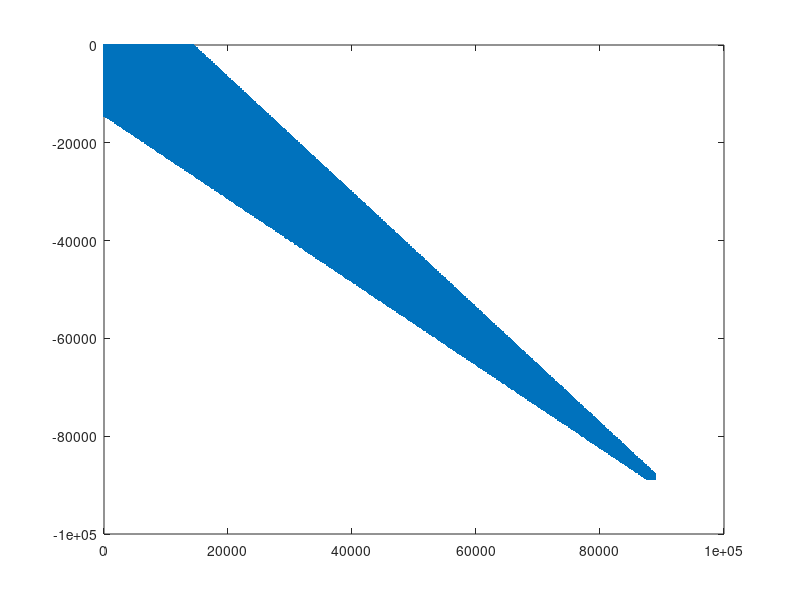

Recreate this plot in MATLAB.
% Now with fewer for loops!

% Creates SmartScans that can be read and imported by LabVIEW. Save three
% output files in desired scan folder.

% A plot will also be created to help visualize generated SmartScan.

% See inputs below.

% Written by Kelsey Bates.

numSteps = [371 1 741 1 1 1];
initial = [0 -90 0 0 0 0];
stepSize = [240 1 -120 1 1 1];

inhom = 1;            % Purely inhomogeneous mask
iso = 1;              % Isosceles mask (requires inhom)
hom = 0;              % Purely homogeneous mask
homOpt = 3;           % Options for homogeneous scan
                      %   1: Basic, slope of 1, but has odd behavior for unequal axes
                      %   2: Custom slope and rectangle of data along ax2
                      %   3: Triangle defined by end points
plus = 0;             % Plus (+) mask

cutoffIndex = 60;     % Inhomogeneous width (defined by ax1) (for inhom)
endIndex = 5;         % Inhomogeneous width at end of scan (for isosceles)

homWidth = 3;         % Width of rectangle along ax2 (for homOpt = 2)
homSlope = 2;         % Slope of homogeneous window (2 for 2Q) (for homOpt = 2)

plusWidth = 5;        % Width of arm of plus mask (for plus)

ax1 = 1;              % First SmartScan axis (typically 1)
ax2 = 3;              % Second SmartScan axis (typically 3)
axSw = 1;             % First axis to scan over (for continuous scanning, typically 1)

final = initial + (numSteps-1) .* stepSize;

%% Create tau, t

% Creates vectors of the coordinates and positions for tau and t.
vecC1 = 1:numSteps(ax1);
vecC2 = 1:numSteps(ax2);
vec1 = initial(ax1):stepSize(ax1):final(ax1);
vec2 = initial(ax2):stepSize(ax2):final(ax2);
 
% Creates matrices of the coordinates and positions for tau and t.
stageCoordinates = zeros(prod(numSteps([ax1 ax2])),2);
stagePositions = zeros(prod(numSteps([ax1 ax2])),2);
if axSw == ax2
    stageCoordinates(:,1) = repelem(vecC1,numSteps(ax2))';
    stageCoordinates(:,2) = repmat(vecC2',numSteps(ax1),1);
    stagePositions(:,1) = repelem(vec1,numSteps(ax2))';
    stagePositions(:,2) = repmat(vec2',numSteps(ax1),1);
else
    stageCoordinates(:,1) = repmat(vecC1',numSteps(ax2),1);
    stageCoordinates(:,2) = repelem(vecC2,numSteps(ax1))';
    stagePositions(:,1) = repmat(vec1',numSteps(ax2),1);
    stagePositions(:,2) = repelem(vec2,numSteps(ax1))';
end

% Removes points not in an inhomogeneous scan.
if inhom
    if iso == 1
        m = abs(stepSize(ax1)) * cutoffIndex;
        n = abs(stepSize(ax1)) * endIndex;
        d = abs(final(ax2));
        inRange = (...
            ((sign(stepSize(ax2)) * stagePositions(:,2) - m) / (d - m) ...
            > (sign(stepSize(ax1)) * stagePositions(:,1)) / (d - n)) ...
            | ...
            ((sign(stepSize(ax2)) * stagePositions(:,2)) / (d - n) ...
            < (sign(stepSize(ax1)) * stagePositions(:,1) - m) / (d - m)));
    else
        inRange = abs(stagePositions(:,1) - sign(sign(stepSize(1) * stepSize(ax2))) * stagePositions(:,2)) ...
            > abs(stepSize(ax1) * cutoffIndex);
    end
    stageCoordinates(inRange,:) = [];
    stagePositions(inRange,:) = [];
end

% Removes points not in a homogeneous scan.
if hom
    if homOpt == 1
        inRange = abs(stagePositions(:,1)) + abs(stagePositions(:,2)) ...
            > max(abs(final(ax1)),abs(final(ax2)));
    elseif homOpt == 2
        inRange = ((abs(stagePositions(:,1)) + abs(stagePositions(:,2))/homSlope) ...
            > max(abs(stagePositions(:,1)))) ...
            & (abs(stagePositions(:,1)) > abs(stepSize(ax1)) * homWidth);
    elseif homOpt == 3
        inRange = abs(stagePositions(:,1)) / max(abs(final(ax1))) ...
            + abs(stagePositions(:,2)) / max(abs(final(ax2))) ...
            > 1;
    end
    stageCoordinates(inRange,:) = [];
    stagePositions(inRange,:) = [];
end

% Removes points not in a plus scan.
if plus
    inRange = (...
            (abs(stagePositions(:,1)) >= stepSize(ax1) * plusWidth) ...
            & ...
            (abs(stagePositions(:,2)) >= stepSize(ax1) * plusWidth));
    stageCoordinates(inRange,:) = [];
    stagePositions(inRange,:) = [];
end

%% Other parameters

axOth = 1:3;
axOth([ax1 ax2]) = [];

stagePosLen = length(stagePositions);
coordinates = ones(stagePosLen * prod(numSteps([axOth 4:6])),7);
positions = zeros(stagePosLen * prod(numSteps([axOth 4:6])),7);

% Turns the coordinate and position matrices for the stages into the final desired matrices.
% Adds the T coordinates and positions.
if axSw == axOth
    coordinates(:,[ax1 ax2]) = repmat(repelem(stageCoordinates, ...
        numSteps(axOth),1), ...
        prod(numSteps(4:6)),1);
    positions(:,[ax1 ax2]) = repmat(repelem(stagePositions, ...
        numSteps(axOth),1), ...
        prod(numSteps(4:6)),1);
    
    coordinates(:,axOth) = repmat((1:numSteps(axOth))', ...
        stagePosLen * prod(numSteps(4:end)),1);
    positions(:,axOth) = repmat((initial(axOth):stepSize(axOth):final(axOth))', ...
        stagePosLen * prod(numSteps(4:end)),1);
else
    coordinates(:,[ax1 ax2]) = repmat(stageCoordinates,prod(numSteps([axOth 4:6])),1);
    positions(:,[ax1 ax2]) = repmat(stagePositions,prod(numSteps([axOth 4:6])),1);
    
    coordinates(:,axOth) = repmat(repelem(1:numSteps(axOth), ...
        stagePosLen)', ...
        prod(numSteps(4:end)),1);
    positions(:,axOth) = repmat(repelem(initial(axOth):stepSize(axOth):final(axOth), ...
        stagePosLen)', ...
        prod(numSteps(4:end)),1);
end

% Adds the aux coordinates and positions.
for i = 4:6
    coordinates(:,i) = repmat(repelem(1:numSteps(i), ...
        stagePosLen * prod(numSteps([axOth 4:i-1])))', ...
        prod(numSteps(i+1:end)),1);
    positions(:,i) = repmat(repelem(initial(i):stepSize(i):final(i), ...
        stagePosLen * prod(numSteps([axOth 4:i-1])))', ...
        prod(numSteps(i+1:end)),1);
end

coordinates(:,5:7) = coordinates(:,4:6);
positions(:,5:7) = positions(:,4:6);

% Finds the total number of points to scan.
numPoints = length(positions);

%% Save files

mask_file = 'MD_SmartScan_Mask.txt';
position_file = 'MD_Calculated_Positions.txt';
dlmwrite(mask_file,positions,'\t');
dlmwrite(position_file,positions,'\t');

coordinate_file = 'MD_Calculated_coordinates.txt';
dlmwrite(coordinate_file,coordinates,'\t');

figure(43);clf;plot(-stagePositions(:,2),-stagePositions(:,1),'.');